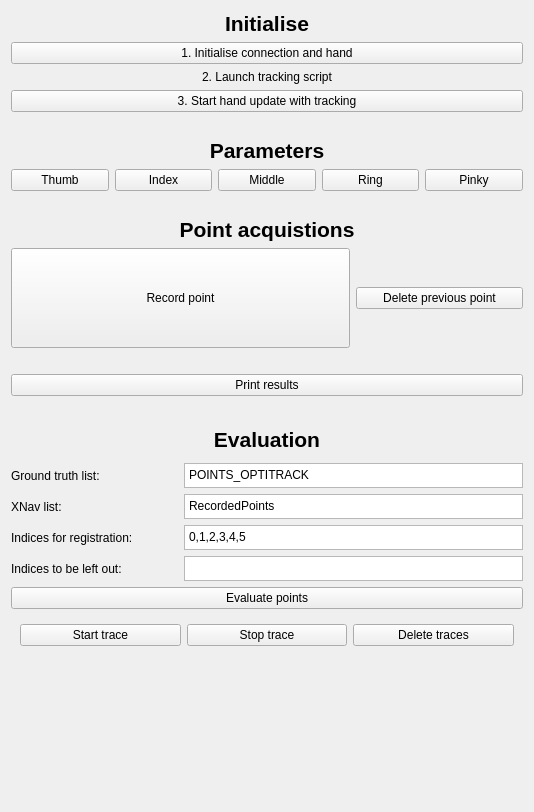
<?xml version="1.0" encoding="UTF-8"?>
<ui version="4.0">
 <class>HandNav</class>
 <widget class="qMRMLWidget" name="HandNav">
  <property name="geometry">
   <rect>
    <x>0</x>
    <y>0</y>
    <width>534</width>
    <height>812</height>
   </rect>
  </property>
  <layout class="QGridLayout" name="handnavLayout">
   <item row="0" column="0">
    <layout class="QGridLayout" name="formLayout_0">
     <item row="0" column="0">
      <widget class="QLabel" name="label_3">
       <property name="font">
        <font>
         <pointsize>16</pointsize>
         <bold>true</bold>
        </font>
       </property>
       <property name="text">
        <string>Initialise</string>
       </property>
       <property name="alignment">
        <set>Qt::AlignCenter</set>
       </property>
      </widget>
     </item>
     <item row="1" column="0">
      <widget class="QPushButton" name="initialiseButton">
       <property name="text">
        <string>1. Initialise connection and hand</string>
       </property>
      </widget>
     </item>
     <item row="2" column="0">
      <widget class="QLabel" name="label_2">
       <property name="text">
        <string>2. Launch tracking script</string>
       </property>
       <property name="alignment">
        <set>Qt::AlignCenter</set>
       </property>
      </widget>
     </item>
     <item row="3" column="0">
      <widget class="QPushButton" name="connectObserverButton">
       <property name="text">
        <string>3. Start hand update with tracking</string>
       </property>
      </widget>
     </item>
    </layout>
   </item>
   <item row="4" column="0">
    <spacer name="verticalSpacer_4">
     <property name="orientation">
      <enum>Qt::Vertical</enum>
     </property>
     <property name="sizeType">
      <enum>QSizePolicy::Fixed</enum>
     </property>
     <property name="sizeHint" stdset="0">
      <size>
       <width>20</width>
       <height>20</height>
      </size>
     </property>
    </spacer>
   </item>
   <item row="6" column="0">
    <layout class="QGridLayout" name="formLayout_3" columnstretch="0,0,0,0,0">
     <item row="1" column="1">
      <widget class="QPushButton" name="indexButton">
       <property name="text">
        <string>Index</string>
       </property>
      </widget>
     </item>
     <item row="1" column="2">
      <widget class="QPushButton" name="middleButton">
       <property name="text">
        <string>Middle</string>
       </property>
      </widget>
     </item>
     <item row="0" column="0" colspan="5">
      <widget class="QLabel" name="label_4">
       <property name="font">
        <font>
         <pointsize>16</pointsize>
         <bold>true</bold>
        </font>
       </property>
       <property name="text">
        <string>Parameters</string>
       </property>
       <property name="alignment">
        <set>Qt::AlignCenter</set>
       </property>
      </widget>
     </item>
     <item row="1" column="3">
      <widget class="QPushButton" name="ringButton">
       <property name="text">
        <string>Ring</string>
       </property>
      </widget>
     </item>
     <item row="1" column="4">
      <widget class="QPushButton" name="pinkyButton">
       <property name="text">
        <string>Pinky</string>
       </property>
      </widget>
     </item>
     <item row="1" column="0">
      <widget class="QPushButton" name="thumbButton">
       <property name="text">
        <string>Thumb</string>
       </property>
      </widget>
     </item>
    </layout>
   </item>
   <item row="8" column="0">
    <spacer name="verticalSpacer_4">
     <property name="orientation">
      <enum>Qt::Vertical</enum>
     </property>
     <property name="sizeType">
      <enum>QSizePolicy::Fixed</enum>
     </property>
     <property name="sizeHint" stdset="0">
      <size>
       <width>20</width>
       <height>20</height>
      </size>
     </property>
    </spacer>
   </item>
   <item row="10" column="0">
    <layout class="QGridLayout" name="formLayout_2" columnstretch="0,0,0" columnminimumwidth="0,0,0">
     <item row="0" column="0" colspan="3">
      <widget class="QLabel" name="label">
       <property name="font">
        <font>
         <pointsize>16</pointsize>
         <bold>true</bold>
        </font>
       </property>
       <property name="text">
        <string>Point acquistions</string>
       </property>
       <property name="alignment">
        <set>Qt::AlignCenter</set>
       </property>
      </widget>
     </item>
     <item row="2" column="0" colspan="3">
      <widget class="QLabel" name="pointResultLabel">
       <property name="text">
        <string>&lt;nothing recorded yet&gt;</string>
       </property>
      </widget>
     </item>
     <item row="4" column="0" colspan="3">
      <widget class="QPushButton" name="printResultsButton">
       <property name="text">
        <string>Print results</string>
       </property>
      </widget>
     </item>
     <item row="1" column="2">
      <widget class="QPushButton" name="deletePointButton">
       <property name="text">
        <string>Delete previous point</string>
       </property>
      </widget>
     </item>
     <item row="1" column="0" colspan="2">
      <widget class="QPushButton" name="recordPointButton">
       <property name="minimumSize">
        <size>
         <width>0</width>
         <height>100</height>
        </size>
       </property>
       <property name="text">
        <string>Record point</string>
       </property>
      </widget>
     </item>
    </layout>
   </item>
   <item row="12" column="0">
    <spacer name="verticalSpacer_4">
     <property name="orientation">
      <enum>Qt::Vertical</enum>
     </property>
     <property name="sizeType">
      <enum>QSizePolicy::Fixed</enum>
     </property>
     <property name="sizeHint" stdset="0">
      <size>
       <width>20</width>
       <height>20</height>
      </size>
     </property>
    </spacer>
   </item>
   <item row="14" column="0">
    <layout class="QGridLayout" name="formLayout_2" columnstretch="0,0,0" columnminimumwidth="0,0,0">
     <item row="0" column="0" colspan="3">
      <widget class="QLabel" name="label">
       <property name="font">
        <font>
         <pointsize>16</pointsize>
         <bold>true</bold>
        </font>
       </property>
       <property name="text">
        <string>Evaluation</string>
       </property>
       <property name="alignment">
        <set>Qt::AlignCenter</set>
       </property>
      </widget>
     </item>
     <item row="1" column="0">
      <widget class="QLabel" name="groundTruthLabel">
       <property name="text">
        <string>Ground truth list:</string>
       </property>
      </widget>
     </item>
     <item row="1" column="1" colspan="2">
      <widget class="QPlainTextEdit" name="groundTruthText">
       <property name="maximumSize">
        <size>
         <width>16777215</width>
         <height>25</height>
        </size>
       </property>
       <property name="plainText">
        <string>POINTS_OPTITRACK</string>
       </property>
      </widget>
     </item>
     <item row="2" column="0">
      <widget class="QLabel" name="handNavLabel">
       <property name="text">
        <string>XNav list:</string>
       </property>
      </widget>
     </item>
     <item row="2" column="1" colspan="2">
      <widget class="QPlainTextEdit" name="handNavText">
       <property name="maximumSize">
        <size>
         <width>16777215</width>
         <height>25</height>
        </size>
       </property>
       <property name="plainText">
        <string>RecordedPoints</string>
       </property>
      </widget>
     </item>
     <item row="4" column="0">
      <widget class="QLabel" name="idxLabel">
       <property name="text">
        <string>Indices for registration:</string>
       </property>
      </widget>
     </item>
     <item row="4" column="1" colspan="2">
      <widget class="QPlainTextEdit" name="idxText">
       <property name="maximumSize">
        <size>
         <width>16777215</width>
         <height>25</height>
        </size>
       </property>
       <property name="plainText">
        <string>0,1,2,3,4,5</string>
       </property>
      </widget>
     </item>
     <item row="5" column="0">
      <widget class="QLabel" name="idxLabel">
       <property name="text">
        <string>Indices to be left out:</string>
       </property>
      </widget>
     </item>
     <item row="5" column="1" colspan="2">
      <widget class="QPlainTextEdit" name="idxLeftOutText">
       <property name="maximumSize">
        <size>
         <width>16777215</width>
         <height>25</height>
        </size>
       </property>
       <property name="plainText">
        <string/>
       </property>
      </widget>
     </item>
     <item row="6" column="0" colspan="3">
      <widget class="QPushButton" name="evaluateButton">
       <property name="text">
        <string>Evaluate points</string>
       </property>
      </widget>
     </item>
    </layout>
   </item>
   <item row="16" column="0">
    <layout class="QGridLayout" name="formLayout_2">
     <item row="0" column="0" colspan="2">
      <widget class="ctkCollapsibleButton" name="CollapsibleButton" native="true">
       <property name="font">
        <font>
         <bold>true</bold>
        </font>
       </property>
       <property name="text" stdset="0">
        <string>Tracing</string>
       </property>
       <property name="collapsed" stdset="0">
        <bool>true</bool>
       </property>
       <layout class="QGridLayout" name="tracingLayout">
        <item row="0" column="0">
         <widget class="QPushButton" name="startTraceButton">
          <property name="font">
           <font>
            <bold>false</bold>
           </font>
          </property>
          <property name="text">
           <string>Start trace</string>
          </property>
         </widget>
        </item>
        <item row="0" column="1">
         <widget class="QPushButton" name="stopTraceButton">
          <property name="font">
           <font>
            <bold>false</bold>
           </font>
          </property>
          <property name="text">
           <string>Stop trace</string>
          </property>
         </widget>
        </item>
        <item row="0" column="2">
         <widget class="QPushButton" name="deleteTracesButton">
          <property name="font">
           <font>
            <bold>false</bold>
           </font>
          </property>
          <property name="text">
           <string>Delete traces</string>
          </property>
         </widget>
        </item>
       </layout>
      </widget>
     </item>
     <item row="1" column="0" colspan="2">
      <spacer name="verticalSpacer_3">
       <property name="orientation">
        <enum>Qt::Vertical</enum>
       </property>
       <property name="sizeHint" stdset="0">
        <size>
         <width>20</width>
         <height>40</height>
        </size>
       </property>
      </spacer>
     </item>
    </layout>
   </item>
  </layout>
 </widget>
 <customwidgets>
  <customwidget>
   <class>ctkCollapsibleButton</class>
   <extends>QWidget</extends>
   <header>ctkCollapsibleButton.h</header>
   <container>1</container>
  </customwidget>
  <customwidget>
   <class>qMRMLWidget</class>
   <extends>QWidget</extends>
   <header>qMRMLWidget.h</header>
   <container>1</container>
  </customwidget>
 </customwidgets>
 <resources/>
 <connections/>
</ui>
